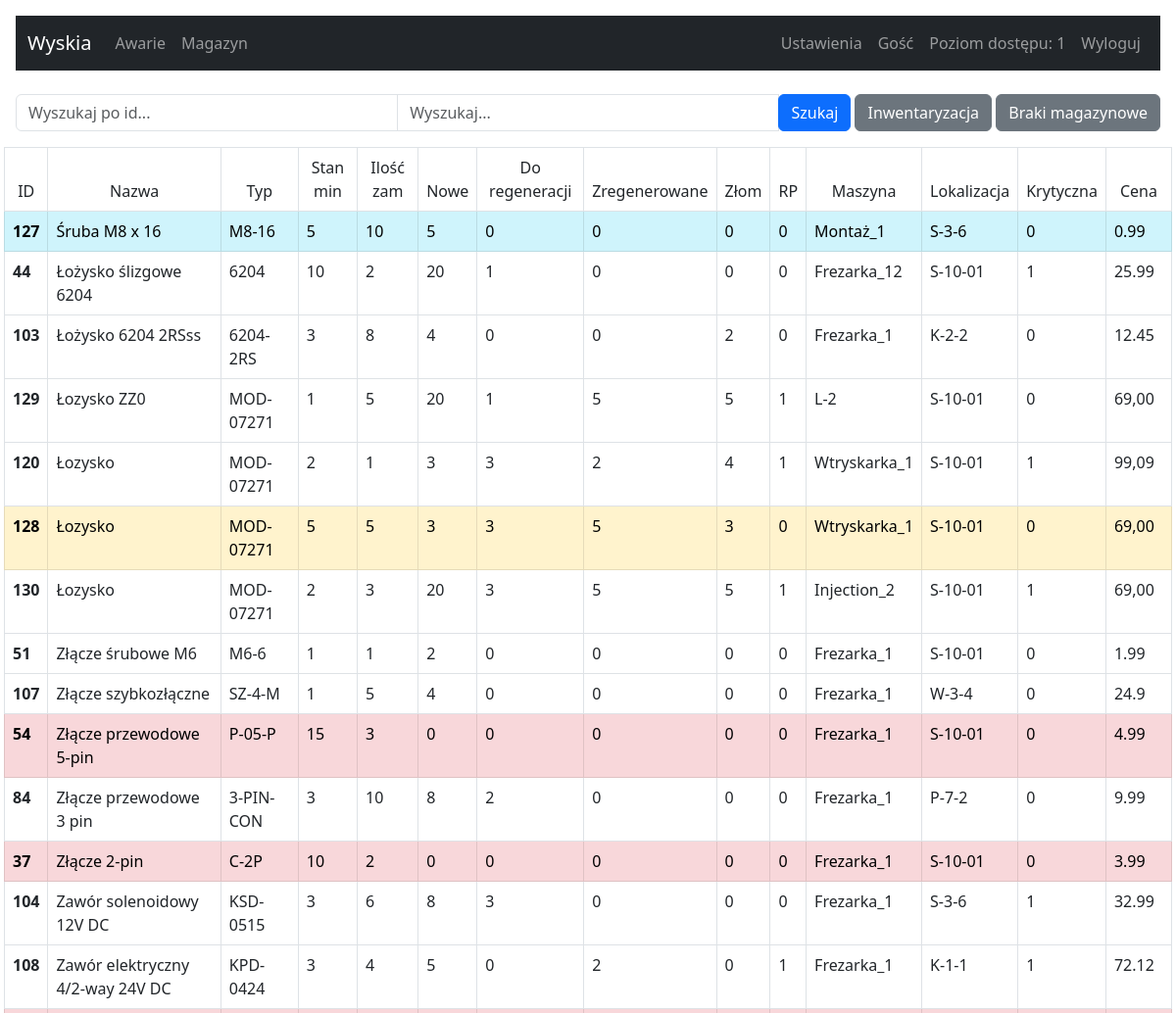
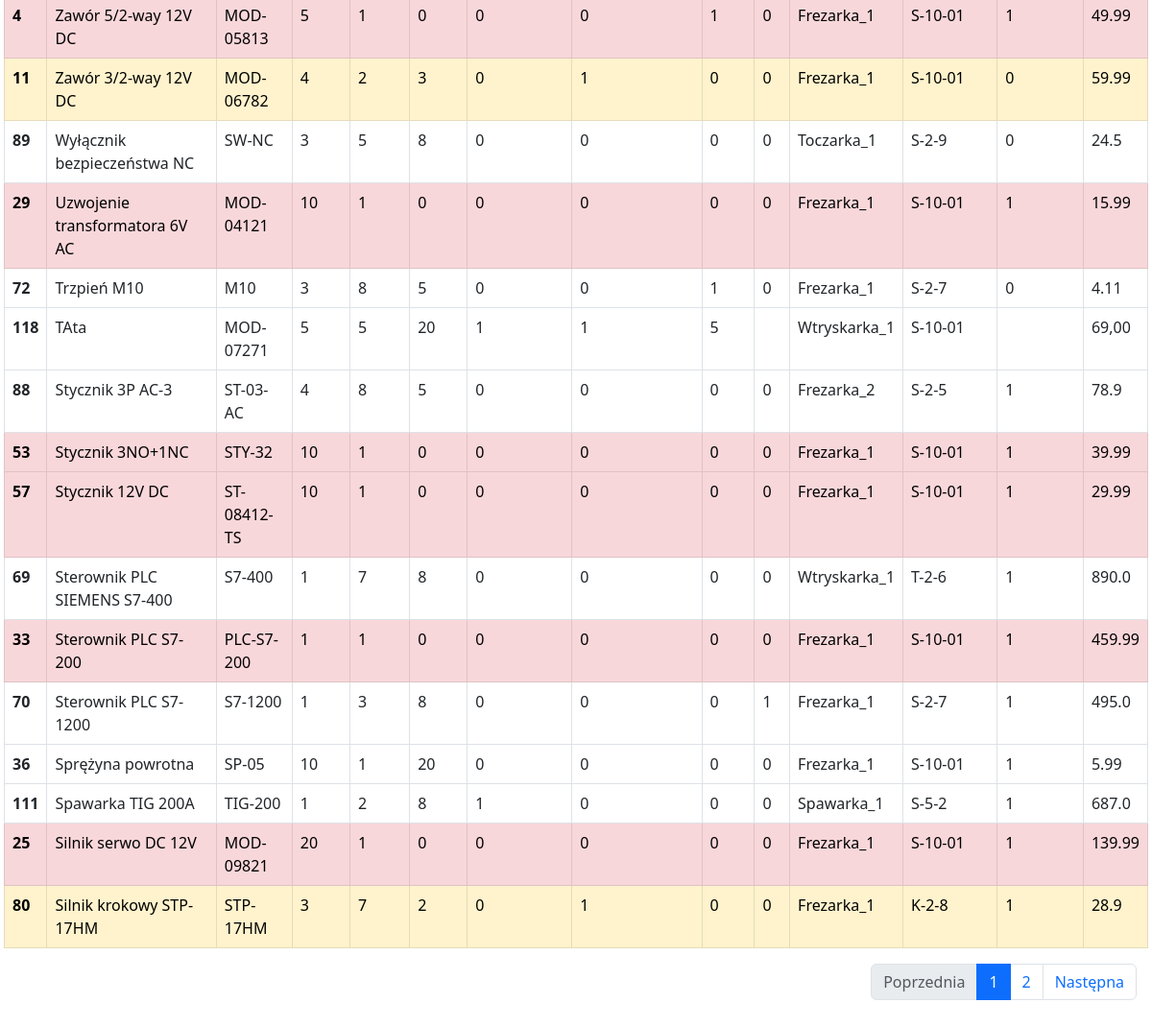
The app's page /management-warehouse (signed in) with its own data (2 pictures, top to bottom).
### tables this page shows
CREATE TABLE users (
		id INTEGER NOT NULL, 
		login VARCHAR(140), 
		password VARCHAR(140),
		rank INTEGER, name TEXT,
		PRIMARY KEY (id)
	);

CREATE TABLE warehouse (
		id INTEGER NOT NULL, 
		nazwa VARCHAR(140), 
		typ VARCHAR(140),
		stan_min INTEGER, 
		ilosc_zam INTEGER,
		nowe INTEGER,
		do_reg INTEGER,
		regen INTEGER,
		zlom INTEGER,
		rp BOOL,
		maszyna VARCHAR(140),
		lokalizacja VARCHAR(140),
		krytyczne BOOL,
		cena FLOAT,
		case_id TEXT, sklep varchar(255), 
		PRIMARY KEY (id)
	);

### app.py (the view, shortened to what this page needs)
@app.route('/management-warehouse', methods = ['POST', 'GET'])
@flask_login.login_required
def warehouse_page():
   rows_per_page = 30   # Ilość zgłoszeń na stronie
   search_id = request.args.get('search_id', default = None, type = int)
   search = request.args.get('search', default = '', type = str)
   nr_page = request.args.get('page', default = 1, type = int)
   id_db = request.args.get('id', default = "", type = int)
   color_info_list = {1: 'class=table-danger', 2: 'class=table-warning', 3: 'class=table-success', 4: 'class=table-secondary', 5: ''}
   if search_id:
      query_select = f"SELECT * FROM warehouse WHERE id LIKE '{search_id}'"
      rows = sql_select(query_select)
      return render_template("management-warehouse.html", rows = rows, color_info = color_info_list)
   elif search:
      query_select = f"SELECT * FROM warehouse WHERE nazwa LIKE '%{search}%' OR typ LIKE '%{search}%' OR maszyna LIKE '%{search}%' ORDER BY nazwa DESC"
      rows = sql_select(query_select)
      return render_template("management-warehouse.html", rows = rows, color_info = color_info_list)
   max_iteam = sql_select(f"SELECT COUNT(id)FROM warehouse")
   max_iteam = int(max_iteam[0][0])
   max_page = int(max_iteam/rows_per_page)
   offset_row = str(rows_per_page*(nr_page-1))
   query_select = f"SELECT * FROM warehouse ORDER BY nazwa DESC LIMIT {rows_per_page} OFFSET {offset_row} "
   rows = sql_select(query_select)
   query_select = f"SELECT * FROM warehouse ORDER BY nazwa DESC"
   rows_all = sql_select(query_select)
   query_select = f"SELECT MachineName FROM Machine"
   machineName = sql_select(query_select)
   return render_template('management-warehouse.html',machineName=machineName ,rows_all=rows_all, rows = rows, color_info = color_info_list, nr_page = nr_page, max_page = max_page)

### app.py (called while the page is built)
def get_db_connection():
   con = sql.connect('wsb.sqlite')
   con.row_factory = sql.Row
   return con

def sql_select(query_select):
   con = get_db_connection()
   cur = con.cursor()
   cur.execute(query_select)
   row = cur.fetchall()
   con.close()
   return row

@login_manager.user_loader
def user_loader(login_email):
   if login_email not in users:
      return
   user = User()
   user.id = login_email
   user.rank = users[login_email]['rank']
   user.name = users[login_email]['name']
   return user

### templates/management-warehouse.html (shortened to what this page needs)
{% extends 'base.html' %}
{% block content %}
  <div class="row justify-content-center">
      <form class="form-inline">
        <div class="input-group mb-3">
          <input type="text" class="form-control" id="search_id" placeholder="Wyszukaj po id...">
          <input type="text" class="form-control" id="search" placeholder="Wyszukaj...">
          <div class="input-group-append">
            <button type="button" class="btn btn-primary" id="searchButton">Szukaj</button>
            <span class="d-inline-block" tabindex="0" data-bs-toggle="tooltip" data-bs-title="Wygeneruj strone do druku.">
            <a href="/warehouse-inventory" type="submit" class="btn btn-secondary" target="_blank">Inwentaryzacja</a>
            </span>
            <button type="button" class="btn btn-secondary" data-bs-toggle="modal" data-bs-target="#stockout-show">Braki magazynowe</button>
          </div>
        </div>
      </form>
    </div>
<div class="col-auto me-auto">
<div class="row align-items-center">
<table class="table table-bordered table-auto">
  <thead class="text-light bg-dark">
    <tr class="text-center">
      <td>ID</td>
      <td>Nazwa</td>
      <td>Typ</td>
      <td>Stan min</td>
      <td>Ilość zam</td>
      <td>Nowe</td>
      <td>Do regeneracji</td>
      <td>Zregenerowane</td>
      <td>Złom</td>
      <td>RP</td>
      <td>Maszyna</td>
      <td>Lokalizacja</td>
      <td>Krytyczna</td>
      <td>Cena</td>
    </tr>
  </thead>
  <tbody id="myTable">
    {% for row in rows %}
    <tr {% if row['nowe'] == 0 %} class="table-danger" {% elif row['nowe'] == row['stan_min'] %}class="table-info" {% elif row['nowe'] < row['stan_min'] %}class="table-warning"  {%endif%}>
      <th scope="row">{{row['id']}}</th>
      <td>{{row['nazwa']}}</td>
      <td>{{row['typ']}}</td>
      <td>{{row['stan_min']}}</td>
      <td>{{row['ilosc_zam']}}</td>
      <td>{{row['nowe']}}</td>
      <td>{{row['do_reg']}}</td>
      <td>{{row['regen']}}</td>
      <td>{{row['zlom']}}</td>
      <td>{{row['rp']}}</td>
      <td>{{row['maszyna']}}</td>
      <td>{{row['lokalizacja']}}</td>
      <td>{{row['krytyczne']}}</td>
      <td>{{row['cena']}}</td>
      </tr>
      {% endfor %}
  </tbody>
</table>
</div>
</div>
{% include 'pagination.html' %}
{% endblock %}

### templates/navbar.html (shortened to what this page needs)
<nav class="navbar navbar-expand-lg navbar-dark bg-dark">
  <div class="container-fluid">
    <a class="navbar-brand" href="/">Wyskia</a>
    <div class="collapse navbar-collapse" id="navbarSupportedContent">
      <ul class="navbar-nav me-auto mb-2 mb-lg-0">
        <li class="nav-item">
          <a class="nav-link" href="/management-failure">Awarie</a>
        </li>
        <li class="nav-item">
          <a class="nav-link" href="/management-warehouse">Magazyn</a>
        </li>
      </ul>
      <ul class="navbar-nav me-right mb-2 mb-lg-0">
        <li class="nav-item">
          <a class="nav-link" href="/settings">Ustawienia</a>
        </li>
        <li class="nav-item">
          <a class="nav-link" disabled> {{ current_user.name }}</a>
        </li>
        <li class="nav-item">
          <a class="nav-link" disabled> Poziom dostępu: {{ current_user.rank }}</a>
        </li>
        <li class="nav-item">
          <a class="nav-link" href="/logout">Wyloguj</a>
        </li>
      </ul>
    </div>
  </div>
</nav>

### records on screen
users: name "Gość", rank "1"
warehouse: id "127", nazwa "Śruba M8 x 16", typ "M8-16", stan_min "5", ilosc_zam "10", nowe "5", do_reg "0", regen "0", zlom "0", rp "0", maszyna "Montaż_1", lokalizacja "S-3-6", krytyczne "0", cena "0.99"
warehouse: id "44", nazwa "Łożysko ślizgowe 6204", typ "6204", stan_min "10", ilosc_zam "2", nowe "20", do_reg "1", regen "0", zlom "0", rp "0", maszyna "Frezarka_12", lokalizacja "S-10-01", krytyczne "1", cena "25.99"
warehouse: id "103", nazwa "Łożysko 6204 2RSss", typ "6204-2RS", stan_min "3", ilosc_zam "8", nowe "4", do_reg "0", regen "0", zlom "2", rp "0", maszyna "Frezarka_1", lokalizacja "K-2-2", krytyczne "0", cena "12.45"
warehouse: id "129", nazwa "Łozysko ZZ0", typ "MOD-07271", stan_min "1", ilosc_zam "5", nowe "20", do_reg "1", regen "5", zlom "5", rp "1", maszyna "L-2", lokalizacja "S-10-01", krytyczne "0", cena "69,00"
warehouse: id "120", nazwa "Łozysko", typ "MOD-07271", stan_min "2", ilosc_zam "1", nowe "3", do_reg "3", regen "2", zlom "4", rp "1", maszyna "Wtryskarka_1", lokalizacja "S-10-01", krytyczne "1", cena "99,09"
warehouse: id "128", nazwa "Łozysko", typ "MOD-07271", stan_min "5", ilosc_zam "5", nowe "3", do_reg "3", regen "5", zlom "3", rp "0", maszyna "Wtryskarka_1", lokalizacja "S-10-01", krytyczne "0", cena "69,00"
warehouse: id "130", nazwa "Łozysko", typ "MOD-07271", stan_min "2", ilosc_zam "3", nowe "20", do_reg "3", regen "5", zlom "5", rp "1", maszyna "Injection_2", lokalizacja "S-10-01", krytyczne "1", cena "69,00"
warehouse: id "51", nazwa "Złącze śrubowe M6", typ "M6-6", stan_min "1", ilosc_zam "1", nowe "2", do_reg "0", regen "0", zlom "0", rp "0", maszyna "Frezarka_1", lokalizacja "S-10-01", krytyczne "0", cena "1.99"
warehouse: id "107", nazwa "Złącze szybkozłączne", typ "SZ-4-M", stan_min "1", ilosc_zam "5", nowe "4", do_reg "0", regen "0", zlom "0", rp "0", maszyna "Frezarka_1", lokalizacja "W-3-4", krytyczne "0", cena "24.9"
warehouse: id "54", nazwa "Złącze przewodowe 5-pin", typ "P-05-P", stan_min "15", ilosc_zam "3", nowe "0", do_reg "0", regen "0", zlom "0", rp "0", maszyna "Frezarka_1", lokalizacja "S-10-01", krytyczne "0", cena "4.99"
warehouse: id "84", nazwa "Złącze przewodowe 3 pin", typ "3-PIN-CON", stan_min "3", ilosc_zam "10", nowe "8", do_reg "2", regen "0", zlom "0", rp "0", maszyna "Frezarka_1", lokalizacja "P-7-2", krytyczne "0", cena "9.99"
warehouse: id "37", nazwa "Złącze 2-pin", typ "C-2P", stan_min "10", ilosc_zam "2", nowe "0", do_reg "0", regen "0", zlom "0", rp "0", maszyna "Frezarka_1", lokalizacja "S-10-01", krytyczne "0", cena "3.99"
warehouse: id "104", nazwa "Zawór solenoidowy 12V DC", typ "KSD-0515", stan_min "3", ilosc_zam "6", nowe "8", do_reg "3", regen "0", zlom "0", rp "0", maszyna "Frezarka_1", lokalizacja "S-3-6", krytyczne "1", cena "32.99"
warehouse: id "108", nazwa "Zawór elektryczny 4/2-way 24V DC", typ "KPD-0424", stan_min "3", ilosc_zam "4", nowe "5", do_reg "0", regen "2", zlom "0", rp "1", maszyna "Frezarka_1", lokalizacja "K-1-1", krytyczne "1", cena "72.12"
warehouse: id "4", nazwa "Zawór 5/2-way 12V DC", typ "MOD-05813", stan_min "5", ilosc_zam "1", nowe "0", do_reg "0", regen "0", zlom "1", rp "0", maszyna "Frezarka_1", lokalizacja "S-10-01", krytyczne "1", cena "49.99"
warehouse: id "11", nazwa "Zawór 3/2-way 12V DC", typ "MOD-06782", stan_min "4", ilosc_zam "2", nowe "3", do_reg "0", regen "1", zlom "0", rp "0", maszyna "Frezarka_1", lokalizacja "S-10-01", krytyczne "0", cena "59.99"
warehouse: id "89", nazwa "Wyłącznik bezpieczeństwa NC", typ "SW-NC", stan_min "3", ilosc_zam "5", nowe "8", do_reg "0", regen "0", zlom "0", rp "0", maszyna "Toczarka_1", lokalizacja "S-2-9", krytyczne "0", cena "24.5"
warehouse: id "29", nazwa "Uzwojenie transformatora 6V AC", typ "MOD-04121", stan_min "10", ilosc_zam "1", nowe "0", do_reg "0", regen "0", zlom "0", rp "0", maszyna "Frezarka_1", lokalizacja "S-10-01", krytyczne "1", cena "15.99"
warehouse: id "72", nazwa "Trzpień M10", typ "M10", stan_min "3", ilosc_zam "8", nowe "5", do_reg "0", regen "0", zlom "1", rp "0", maszyna "Frezarka_1", lokalizacja "S-2-7", krytyczne "0", cena "4.11"
warehouse: id "118", nazwa "TAta", typ "MOD-07271", stan_min "5", ilosc_zam "5", nowe "20", do_reg "1", regen "1", zlom "5", maszyna "Wtryskarka_1", lokalizacja "S-10-01", cena "69,00"
warehouse: id "88", nazwa "Stycznik 3P AC-3", typ "ST-03-AC", stan_min "4", ilosc_zam "8", nowe "5", do_reg "0", regen "0", zlom "0", rp "0", maszyna "Frezarka_2", lokalizacja "S-2-5", krytyczne "1", cena "78.9"
warehouse: id "53", nazwa "Stycznik 3NO+1NC", typ "STY-32", stan_min "10", ilosc_zam "1", nowe "0", do_reg "0", regen "0", zlom "0", rp "0", maszyna "Frezarka_1", lokalizacja "S-10-01", krytyczne "1", cena "39.99"
warehouse: id "57", nazwa "Stycznik 12V DC", typ "ST-08412-TS", stan_min "10", ilosc_zam "1", nowe "0", do_reg "0", regen "0", zlom "0", rp "0", maszyna "Frezarka_1", lokalizacja "S-10-01", krytyczne "1", cena "29.99"
warehouse: id "69", nazwa "Sterownik PLC SIEMENS S7-400", typ "S7-400", stan_min "1", ilosc_zam "7", nowe "8", do_reg "0", regen "0", zlom "0", rp "0", maszyna "Wtryskarka_1", lokalizacja "T-2-6", krytyczne "1", cena "890.0"
warehouse: id "33", nazwa "Sterownik PLC S7-200", typ "PLC-S7-200", stan_min "1", ilosc_zam "1", nowe "0", do_reg "0", regen "0", zlom "0", rp "0", maszyna "Frezarka_1", lokalizacja "S-10-01", krytyczne "1", cena "459.99"
warehouse: id "70", nazwa "Sterownik PLC S7-1200", typ "S7-1200", stan_min "1", ilosc_zam "3", nowe "8", do_reg "0", regen "0", zlom "0", rp "1", maszyna "Frezarka_1", lokalizacja "S-2-7", krytyczne "1", cena "495.0"
warehouse: id "36", nazwa "Sprężyna powrotna", typ "SP-05", stan_min "10", ilosc_zam "1", nowe "20", do_reg "0", regen "0", zlom "0", rp "0", maszyna "Frezarka_1", lokalizacja "S-10-01", krytyczne "1", cena "5.99"
warehouse: id "111", nazwa "Spawarka TIG 200A", typ "TIG-200", stan_min "1", ilosc_zam "2", nowe "8", do_reg "1", regen "0", zlom "0", rp "0", maszyna "Spawarka_1", lokalizacja "S-5-2", krytyczne "1", cena "687.0"
warehouse: id "25", nazwa "Silnik serwo DC 12V", typ "MOD-09821", stan_min "20", ilosc_zam "1", nowe "0", do_reg "0", regen "0", zlom "0", rp "0", maszyna "Frezarka_1", lokalizacja "S-10-01", krytyczne "1", cena "139.99"
warehouse: id "80", nazwa "Silnik krokowy STP-17HM", typ "STP-17HM", stan_min "3", ilosc_zam "7", nowe "2", do_reg "0", regen "1", zlom "0", rp "0", maszyna "Frezarka_1", lokalizacja "K-2-8", krytyczne "1", cena "28.9"

### other values on screen
{{ nr_page }} "1"
{{ nr_page+1 }} "2"
